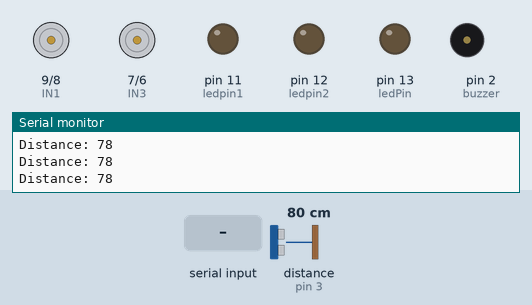
This sketch was run on a simulated Arduino Uno, built with avr-gcc and run on an emulated ATmega328P. Shown: motor-driver pin pairs drawn as motors (green arrow = first pin HIGH = forward, orange = second pin HIGH = backward, longer = more drive, scaled by the enable pin), output pins drawn as LEDs (lit = HIGH), buzzer (waves = sounding), the last lines printed to the serial monitor. Wiring (inferred from the names in the program): ultrasonic range finder: trigger pin 4; echo pin 3. Dashed ring = blinking. The test bench sets the inputs (shaded band); at power-on: distance to the obstacle (sensor on pin 3) 80 cm. The echo pulse lasts 58.3 µs per cm; pins used as bus, display or sensor lines are not drawn.

Above: at 1.2 s.
1.3 s: "3" received over Serial
At 2.2 s:
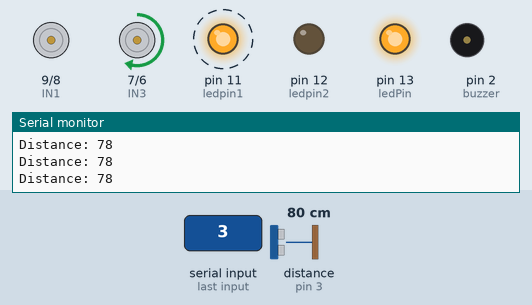
4.3 s: distance to the obstacle (sensor on pin 3) set to 36 cm
6.7 s: distance to the obstacle (sensor on pin 3) set to 28 cm
At 9.4 s:
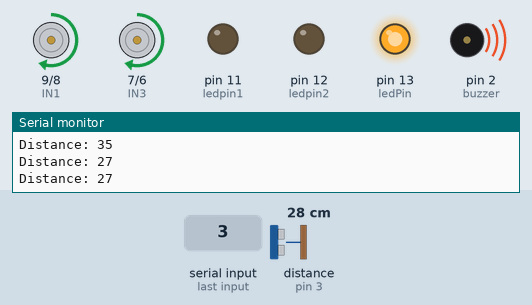
9.7 s: "0" received over Serial
At 10.7 s:
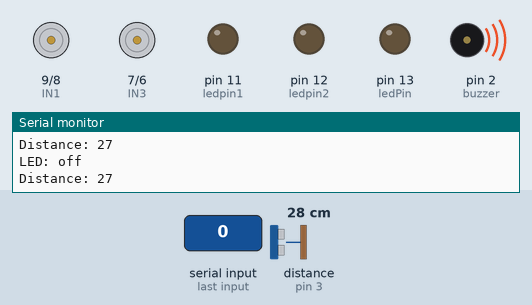
11.4 s: "1" received over Serial
At 12.6 s:
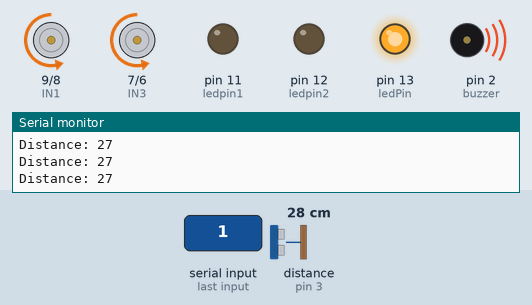
13.5 s: "4" received over Serial
At 15.3 s:
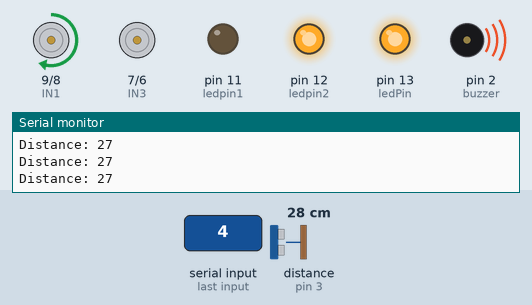
Timing chart, 0 to 17.5 s (numbered marks = the images above; inputs shaded):
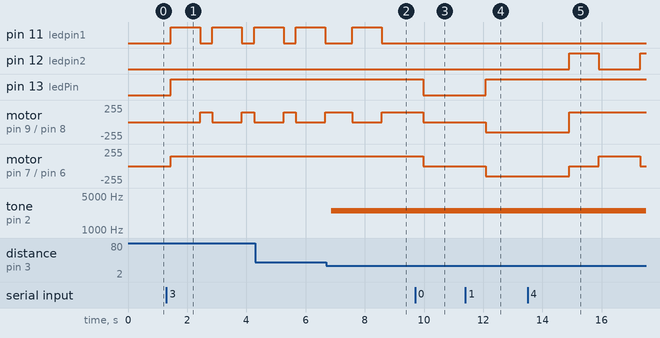

The sketch:

debug2.ino
```cpp
int ENA = 10; // MCU PWM Pin 10 to ENA on L298n Board
int IN1 = 9;  // MCU Digital Pin 9 to IN1 on L298n Board
int IN2 = 8;  // MCU Digital Pin 8 to IN2 on L298n Board

int ENB = 5;  // MCU PWM Pin 5 to ENB on L298n Board
int IN3 = 7;  // MCU Digital pin 7 to IN3 on L298n Board
int IN4 = 6;  // MCU Digital pin 6 to IN4 on L298n Board

int ledPin = 13;  // use the built in LED on pin 13 of the Uno
int state = 0;
int flag = 0;        // make sure that you return the state only once

int ledpin1 = 11;
int ledpin2 = 12;

//sonar sensor
// defines pins numbers
const int trigPin = 4;
const int echoPin = 3;
const int buzzer = 2;

// defines variables
long duration;
int distance;
int safetyDistance;

void setup() {
    pinMode(ENA, OUTPUT); //Set all the L298n Pin to output
    pinMode(ENB, OUTPUT);
    pinMode(IN1, OUTPUT);
    pinMode(IN2, OUTPUT);
    pinMode(IN3, OUTPUT);
    pinMode(IN4, OUTPUT);
    // sets the hc-06 pins as outputs:
    pinMode(ledPin, OUTPUT);
    digitalWrite(ledPin, LOW);

    pinMode(trigPin, OUTPUT); // Sets the trigPin as an Output
    pinMode(echoPin, INPUT); // Sets the echoPin as an Input
    pinMode(buzzer, OUTPUT);

    pinMode(ledpin1, OUTPUT);
    pinMode(ledpin2, OUTPUT);

safetyDistance = 30;

    Serial.begin(9600); // Default connection rate for my BT module
}
void DRIVESTOP()
{
  digitalWrite(IN1, LOW); // Turn the motor off
  digitalWrite(IN2, LOW); // Turn the motor off
  digitalWrite(IN3, LOW); // Turn the motor off
  digitalWrite(IN4, LOW); // Turn the motor off
}
void sonar()
{
  int dist = ultrasonic();

if (dist <= safetyDistance){
  tone(buzzer, 2500);
  delay(500);
  tone (buzzer, 2500);
}
else{
  noTone (buzzer);
}

// Prints the distance on the Serial Monitor
Serial.print("Distance: ");
Serial.println(dist);
delay(200);
}

int ultrasonic(){
// Clears the trigPin
digitalWrite(trigPin, LOW);
delayMicroseconds(2);

// Sets the trigPin on HIGH state for 10 micro seconds
digitalWrite(trigPin, HIGH);
delayMicroseconds(10);
digitalWrite(trigPin, LOW);

// Reads the echoPin, returns the sound wave travel time in microseconds
duration = pulseIn(echoPin, HIGH);

// Calculating the distance
distance= duration*0.034/2;

return distance;
}
void DRIVEONE()//reverse motion
{
  /*
 These function will turn the motors on the possible speeds, the maximum speed turns is determined
 by the motor specs and the operating voltage. The PWM(Pulse with modulation values will sent
 by analogWrite() function to drive the maxim speed.
*/

  digitalWrite(IN1, HIGH);
  digitalWrite(IN2, LOW);
  digitalWrite(IN3, HIGH);
  digitalWrite(IN4, LOW);
  sonar();

  for (int x = 0; x < 256; x++)   // Motor will accelerate from 0 to maximum speed
  {
    analogWrite(ENA, 150);
    analogWrite(ENB, 150);
    //delay(20);
  }
}

void DRIVETWO()//foward motion
{
/*
 These function will turn the motors on the possible speeds, the maximum speed turns is determined
 by the motor specs and the operating voltage. The PWM(Pulse with modulation values will sent
 by analogWrite() function to drive the maxim speed.
*/

  digitalWrite(IN1, LOW);
  digitalWrite(IN2, HIGH);
  digitalWrite(IN3, LOW);
  digitalWrite(IN4, HIGH);
  sonar();

  for (int x = 0; x < 256; x++)   // Motor will accelerate from 0 to maximum speed
  {
    analogWrite(ENA, 150);
    analogWrite(ENB, 150);
    //delay(20);
  }


}
void DRIVELEFT()
{
/*
 These function will turn the motors on the possible speeds, the maximum speed turns is determined
 by the motor specs and the operating voltage. The PWM(Pulse with modulation values will sent
 by analogWrite() function to drive the maxim speed.
*/

  digitalWrite(IN1, LOW);
  digitalWrite(IN2, LOW);
  digitalWrite(IN3, HIGH);
  digitalWrite(IN4, LOW);

  analogWrite(ENA, 150);
  analogWrite(ENB, 150);
  digitalWrite(ledpin1,HIGH);
  delay(1000);

  digitalWrite(IN1, HIGH);
  digitalWrite(IN2, LOW);
  digitalWrite(IN3, HIGH);
  digitalWrite(IN4, LOW);
  digitalWrite(ledpin1,LOW);

    sonar();


}
void DRIVERIGHT()
{
/*
 These function will turn the motors on the possible speeds, the maximum speed turns is determined
 by the motor specs and the operating voltage. The PWM(Pulse with modulation values will sent
 by analogWrite() function to drive the maxim speed.
*/

  digitalWrite(IN1, HIGH);
  digitalWrite(IN2, LOW);
  digitalWrite(IN3, LOW);
  digitalWrite(IN4, LOW);

  analogWrite(ENA, 150);
  analogWrite(ENB, 150);
  digitalWrite(ledpin2,HIGH);
  delay(1000);

  digitalWrite(IN1, HIGH);
  digitalWrite(IN2, LOW);
  digitalWrite(IN3, HIGH);
  digitalWrite(IN4, LOW);
  digitalWrite(ledpin2,LOW);
  sonar();


}

void loop() {
    //if some data is sent, read it and save it in the state variable

    if(Serial.available() > 0){
      state = Serial.read();
      flag=0;
    }
    // if the state is 0 the led will turn off
    if (state == '0') {
       digitalWrite(ledPin, LOW);
        DRIVESTOP();
        if(flag == 0){
          Serial.println("LED: off");
          flag = 1;
        }
    }
    // if the state is 1 the led will turn on
    else if (state == '1') {
        digitalWrite(ledPin, HIGH);
       DRIVETWO();
        if(flag == 0){
          Serial.println("LED: on");
          flag = 1;
        }
    }
     // if the state is 1 the led will turn on
    else if (state == '2') {
        digitalWrite(ledPin, HIGH);
       DRIVEONE();
        if(flag == 0){
          Serial.println("LED: on");
          flag = 1;
        }
    }
      // if the state is 1 the led will turn on
    else if (state == '3') {
        digitalWrite(ledPin, HIGH);
       DRIVELEFT();
        if(flag == 0){
          Serial.println("LED: on");
          flag = 1;
        }
    }
     else if (state == '4') {
        digitalWrite(ledPin, HIGH);
       DRIVERIGHT();
        if(flag == 0){
          Serial.println("LED: on");
          flag = 1;
        }
    }
    sonar();
}
```

Measured:
- the behaviour switches between 32 and 31 cm on distance to the obstacle (sensor on pin 3) (found by bisection; images 1 and 2)
- after the input at 1.3 s, pin 11 (ledpin1): alternates HIGH for 1.0 s and LOW for 0.41 s, starting after 0.14 s; pin 13 (ledPin): LOW → HIGH after 0.14 s; motor on pin 9 (IN1) / pin 8 (IN2): alternates forward 150/255 for 0.41 s and stopped for 1.0 s, starting after 1.1 s; motor on pin 7 (IN3) / pin 6 (IN4): stopped → forward 150/255 after 0.14 s
- after the input at 6.7 s, tone on pin 2 (buzzer): silent → 2500 Hz after 0.17 s
- after the input at 9.7 s, pin 11 (ledpin1): stays LOW (without the input it goes to HIGH after 0.28 s); pin 13 (ledPin): HIGH → LOW after 0.28 s; motor on pin 9 (IN1) / pin 8 (IN2): goes on until 10.0 s, then stays stopped; motor on pin 7 (IN3) / pin 6 (IN4): forward 150/255 → stopped after 0.28 s
- after the input at 11.4 s, pin 13 (ledPin): LOW → HIGH after 0.68 s; motor on pin 9 (IN1) / pin 8 (IN2), motor on pin 7 (IN3) / pin 6 (IN4): stopped → backward 150/255 after 0.68 s
- after the input at 13.5 s, pin 12 (ledpin2): LOW → HIGH after 1.4 s, → LOW 1.0 s later, → HIGH 1.4 s later; motor on pin 9 (IN1) / pin 8 (IN2): backward 150/255 → forward 150/255 after 1.4 s; motor on pin 7 (IN3) / pin 6 (IN4): backward 150/255 → stopped after 1.4 s, → forward 150/255 1.0 s later, → stopped 1.4 s later
